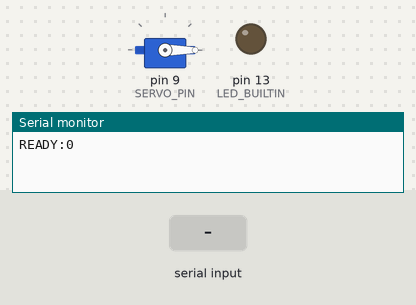
Recording of a sketch running on a simulated Arduino Uno, built with avr-gcc and run on an emulated ATmega328P. Parts: servo, output pins drawn as LEDs (lit = HIGH), the last lines printed to the serial monitor. The inputs (shaded band) are chosen by the test bench.

Above: at 1.2 s.
1.3 s: "OPEN\n" received over Serial
At 3.0 s:
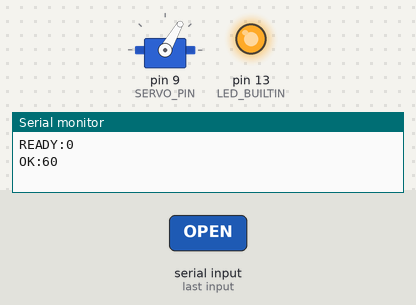
3.6 s: "CLOSE\n" received over Serial
At 3.76 s:
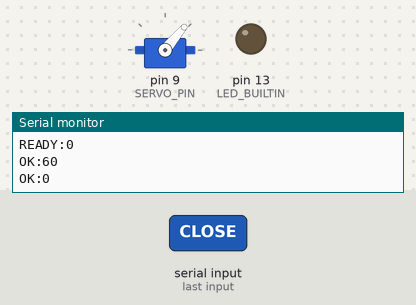
5.7 s: "90\n" received over Serial
At 7.4 s:
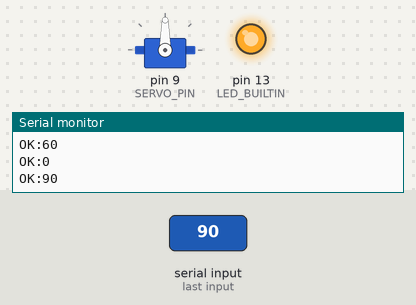
8.7 s: "200\n" received over Serial
At 10.9 s:
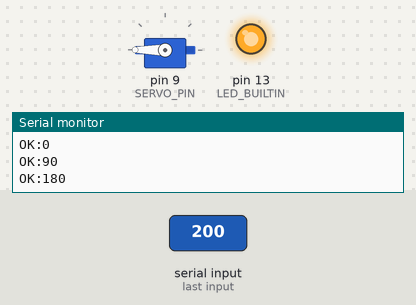
11.7 s: "0\n" received over Serial
At 11.85 s:
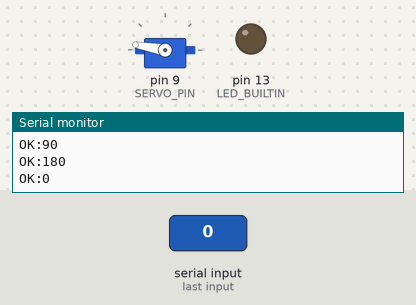
Timing chart, 0 to 15.7 s (numbered marks = the images above; inputs shaded):
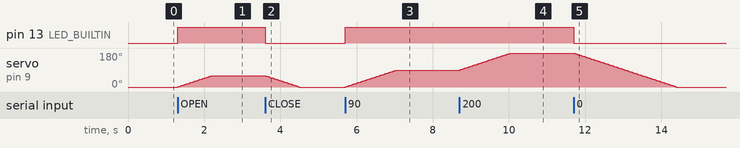

Measured:
- after the input at 1.3 s, pin 13 (LED_BUILTIN): LOW → HIGH at once; servo on pin 9 (SERVO_PIN): moves from 0° to 60° over 0.89 s, starting at once
- after the input at 3.6 s, pin 13 (LED_BUILTIN): HIGH → LOW at once; servo on pin 9 (SERVO_PIN): moves from 60° to 0° over 0.89 s, starting at once
- after the input at 5.7 s, pin 13 (LED_BUILTIN): LOW → HIGH at once; servo on pin 9 (SERVO_PIN): moves from 0° to 90° over 1.3 s, starting at once
- after the input at 8.7 s, servo on pin 9 (SERVO_PIN): moves from 90° to 180° over 1.3 s, starting at once
- after the input at 11.7 s, pin 13 (LED_BUILTIN): HIGH → LOW at once; servo on pin 9 (SERVO_PIN): moves from 180° to 0° over 2.7 s, starting at once

The sketch:

servo_controller.ino
```cpp
/*
 * Arduino Uno Servo Controller for Hand Gesture Recognition
 *
 * Wiring:
 *   Servo Signal (Orange/Yellow) -> Digital Pin 9
 *   Servo VCC    (Red)           -> 5V (or external 5V supply for high-torque servos)
 *   Servo GND    (Brown/Black)   -> GND (shared with Arduino GND if using external power)
 *
 * Serial Protocol (9600 baud, newline-terminated):
 *   "OPEN"  or "60"  -> Smoothly move servo to 60 degrees (open)
 *   "CLOSE" or "0"   -> Smoothly move servo to 0 degrees (closed)
 *   "<0-180>"        -> Smoothly move servo to any clamped angle in [0, 180]
 *   "PING"           -> Responds with "PONG"
 */

#include <Servo.h>
#include <ctype.h>
#include <stdlib.h>
#include <string.h>

const uint8_t SERVO_PIN = 9;
const uint16_t MIN_PULSE_US = 500;
const uint16_t MAX_PULSE_US = 2500;
const int CLOSE_ANGLE = 0;
const int OPEN_ANGLE = 60;
const unsigned long BAUD_RATE = 9600;
const unsigned long STEP_INTERVAL_MS = 15; // Smooth 1-deg steps to prevent USB 5V brownout resets

Servo handServo;
int currentAngle = CLOSE_ANGLE;
int targetAngle = CLOSE_ANGLE;
unsigned long lastStepTime = 0;

char rxBuffer[32];
uint8_t rxIndex = 0;

void setTargetAngle(int angle) {
  targetAngle = constrain(angle, 0, 180);
  digitalWrite(LED_BUILTIN, targetAngle > CLOSE_ANGLE ? HIGH : LOW);
  Serial.print("OK:");
  Serial.println(targetAngle);
}

bool isIntegerString(const char* str) {
  if (str == nullptr || str[0] == '\0') {
    return false;
  }
  for (uint8_t i = 0; str[i] != '\0'; i++) {
    if (!isdigit(static_cast<unsigned char>(str[i]))) {
      return false;
    }
  }
  return true;
}

void handleCommand(char* cmd) {
  while (*cmd == ' ' || *cmd == '\t') {
    cmd++;
  }
  size_t len = strlen(cmd);
  while (len > 0 && (cmd[len - 1] == ' ' || cmd[len - 1] == '\t')) {
    cmd[--len] = '\0';
  }
  if (len == 0) {
    return;
  }

  for (size_t i = 0; i < len; i++) {
    cmd[i] = static_cast<char>(toupper(static_cast<unsigned char>(cmd[i])));
  }

  if (strcmp(cmd, "OPEN") == 0) {
    setTargetAngle(OPEN_ANGLE);
  } else if (strcmp(cmd, "CLOSE") == 0) {
    setTargetAngle(CLOSE_ANGLE);
  } else if (strcmp(cmd, "PING") == 0) {
    Serial.println("PONG");
  } else if (isIntegerString(cmd)) {
    setTargetAngle(atoi(cmd));
  } else {
    Serial.println("ERR:INVALID_CMD");
  }
}

void setup() {
  pinMode(LED_BUILTIN, OUTPUT);
  digitalWrite(LED_BUILTIN, LOW);
  Serial.begin(BAUD_RATE);
  handServo.attach(SERVO_PIN, MIN_PULSE_US, MAX_PULSE_US);
  handServo.write(CLOSE_ANGLE);
  currentAngle = CLOSE_ANGLE;
  targetAngle = CLOSE_ANGLE;
  Serial.print("READY:");
  Serial.println(currentAngle);
}

void loop() {
  while (Serial.available() > 0) {
    char c = static_cast<char>(Serial.read());
    if (c == '\n' || c == '\r') {
      if (rxIndex > 0) {
        rxBuffer[rxIndex] = '\0';
        handleCommand(rxBuffer);
        rxIndex = 0;
      }
    } else if (rxIndex < sizeof(rxBuffer) - 1) {
      rxBuffer[rxIndex++] = c;
    } else {
      rxIndex = 0;
    }
  }

  // Non-blocking smooth movement (same 15ms/deg stepping as ../Servo/Servo.ino)
  if (currentAngle != targetAngle && (millis() - lastStepTime >= STEP_INTERVAL_MS)) {
    lastStepTime = millis();
    if (currentAngle < targetAngle) {
      currentAngle++;
    } else {
      currentAngle--;
    }
    handServo.write(currentAngle);
  }
}
```
